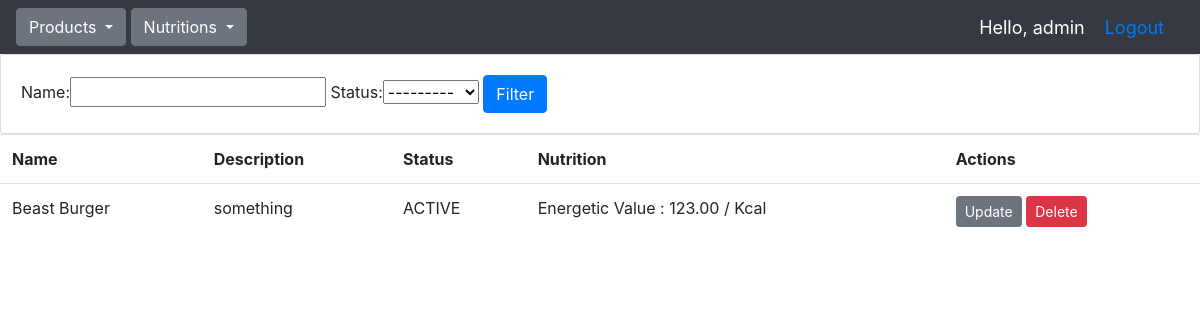
The app's page /products/ (signed in), older data.
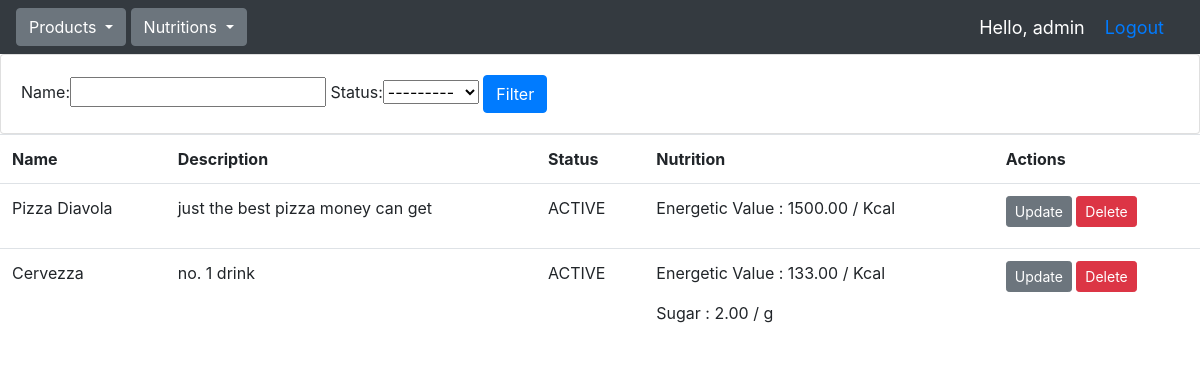
The same page, newer data.
### products/models.py (models this page shows, shortened)
class Product(models.Model):
    status_choices = [
        ('ACTIVE', 'ACTIVE'),
        ('INACTIVE', 'INACTIVE'),
    ]
    name = models.CharField(max_length=100)
    description = models.TextField()
    status = models.CharField(max_length=10, choices=status_choices, default='ACTIVE')

class Nutrition(models.Model):
    unit_choices = [
        ('g', 'gram'),
        ('Kcal', 'kcal'),
    ]
    name_choices = [
        ('Protein', 'Protein'),
        ('Carbohydrate', 'Carbohydrate'),
        ('Fat', 'Fat'),
        ('Sugar', 'Sugar'),
        ('Fiber', 'Fiber'),
        ('Energetic Value', 'Energetic Value'),
    ]
    name = models.CharField(max_length=100, choices=name_choices)
    unit = models.CharField(max_length=5, choices=unit_choices)
    product = models.ForeignKey(Product, on_delete=models.CASCADE)
    value = models.DecimalField(default=0.00,max_digits=7,decimal_places=2)
    class Meta:
        constraints = [
            models.UniqueConstraint(fields=['name', 'product'], name='unique_nutrition_product')
        ]

### products/views.py (the view)
# urls.py: path('', include('products.urls')),
@login_required(login_url='login_user')
def products(request):
    products = Product.objects.all()
    nutritions = Nutrition.objects.all()
    myFilter = ProductFilter(request.GET, queryset=products)
    products = myFilter.qs
    context = {'products':products, 'nutritions':nutritions, 'myFilter':myFilter}
    return render(request, 'products/products.html', context)

### products/templates/products/products.html
{% extends 'products/base.html' %}
{% block content %}
<div class="card card-body">
    <form method="get">
        {{myFilter.form}}
        <button class="btn btn-primary" type="submit">Filter</button>
    </form>
</div>
<div class="table-responsive">
    <table class="table table-bg">
        <tr>
            <th>Name</th>
            <th>Description</th>
            <th>Status</th>
            <th>Nutrition</th>
            <th>Actions</th>
        </tr>
        {% for product in products %}
            <tr>
                <td>{{product.name}}</td>
                <td>{{product.description}}</td>
                <td>{{product.status}}</td>
                <td>
                    {% for nutrition in nutritions %}
                        {% if nutrition.product.id == product.id %}
                            <p>{{nutrition.name}} : {{nutrition.value}} / {{ nutrition.unit }}</p>
                        {% endif %}
                    {% endfor %}
                </td>
                <td>
                    <a class="btn btn-sm btn-secondary" href="{% url 'update_product' product.id %}">Update</a>
                    <a class="btn btn-sm btn-danger" href="{% url 'delete_product' product.id %}">Delete</a>
                </td>
            </tr>
        {% endfor %}
    </table>
</div>
{% endblock %}

Row changes from the older to the newer data that the page shows:
removed Product: name "Beast Burger", description "something", status "ACTIVE"
removed Nutrition: name "Energetic Value", value "123.00", unit "Kcal", shown under "Beast Burger"
added Product: name "Pizza Diavola", description "just the best pizza money can get", status "ACTIVE"
added Nutrition: name "Energetic Value", value "1500.00", unit "Kcal", shown under "Pizza Diavola"
added Product: name "Cervezza", description "no. 1 drink", status "ACTIVE"
added Nutrition: name "Energetic Value", value "133.00", unit "Kcal", shown under "Cervezza"
added Nutrition: name "Sugar", value "2.00", unit "g", shown under "Cervezza"
